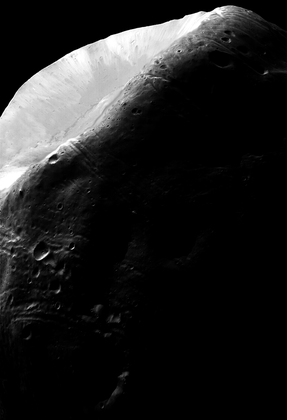
%> input picture Topic 03 - Intensity Transformation and Spatial Filtering/CODES/s076Fig0323(a)(mars_moon_phobos).tif, 287 x 420 px, shrunk from 683 x 1000 before the run
$ octave s076histspec.m   (GNU Octave 9; MATLAB toolbox functions it lacks are replaced by stand-ins)
%> lines starting %> are read from the running program, lines starting %| are printed output that depends on the picture
% Histogram Matching (Specification):
clc
clear all
close all

% Compute the histogram of the given image,
% and use it to find the histogram equalization transformation
I = imread('s076Fig0323(a)(mars_moon_phobos).tif');
%> I is the input picture: size 420x287 uint8; min 0, max 255, mean 31.8
[h, w] = size(I);
%> h = 420; w = 287
n = length(I(:));
%> n = 120540
[nk rk] = hist(I(:), [0:255]);
%> nk = 256 values, max 73275 at index 1, min 25 at index 123, mean 470.9; rk = 256 values from 0 to 255
pk = nk/n
%> pk = 256 values, max 0.608 at index 1, min 0.000207 at index 123, mean 0.00391

for i = 1:length(pk)
    sk1(i) = round(255*sum(pk(1:i)));
end
%> after the loop, sk1 = 256 values from 155 to 255

plot(rk, sk1)
xlabel('r_k')
ylabel('s_k = T(r_k)')
title('Transformation Function (CDF)');
axis([0 255 0 255])
grid on
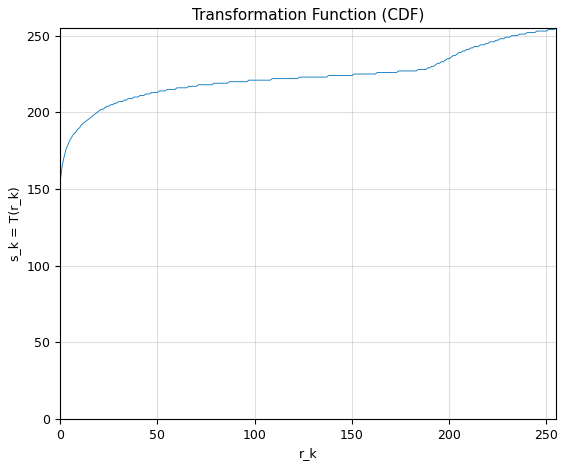
%> figure redrawn from the program's plot data; curve peaks at x = 255, y = 255

% The histogram of image I2 will be used to specify the transformation
% function. Compute all values of the transformation function G
% using the specified histogram.
I2 = imread('s076ref.tif');
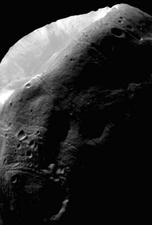
%> input picture Topic 03 - Intensity Transformation and Spatial Filtering/CODES/s076ref.tif, 152 x 225 px, shrunk from 363 x 535 before the run
%> I2 is the input picture: size 225x152 uint8; min 0, max 255, mean 43.7
[h2, w2] = size(I2);
%> h2 = 225; w2 = 152
n2 = length(I2(:));
%> n2 = 34200
[nk2 zk2] = hist(I2(:), [0:255]);
%> nk2 = 256 values, max 15741 at index 5, min 10 at index 240, mean 133.6; zk2 = 256 values from 0 to 255
pz = nk2/n2
%> pz = 256 values, max 0.46 at index 5, min 0.000292 at index 240, mean 0.00391

for i = 1:length(pz)
    sk2(i) = round(255*sum(pz(1:i)));
end
%> after the loop, sk2 = 256 values from 3 to 255
figure
plot(zk2, sk2)
xlabel('z_k')
ylabel('v_k = G(z_k)')
title('Specified Histogram (CDF)')
axis([0 255 0 255])
grid on
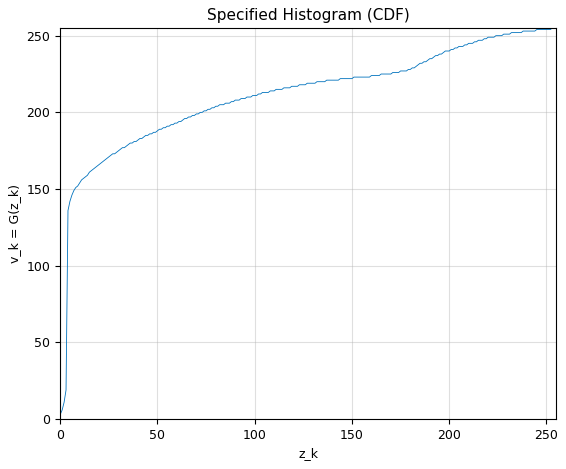
%> figure redrawn from the program's plot data; curve peaks at x = 253, y = 255

% Use the stored values of G to find the corresponding value of zk so that G(zk)
% is closest to sk and store these mappings from s to z.
cont = 1;
for i = 1:length(sk1)
    dists = abs(sk1(i)-sk2);
    j = find(dists==min(dists));
    tabela(i,1) = sk1(i);
    tabela(i,2) = zk2(j(1));
end
%> this loop made 256 passes
%> j on passes 1 to 3: [11 12], 20, 26
%> after the loop, tabela = 256 rows, first 12: [155 10; 165 19; 171 25; 176 31; 179 35; 182 40; 184 43; 186 46; 187 48; 189 51; 190 53; 192 57]

% Form the histogram-specified image by first histogram-equalizing the
% input image and then mapping every equalized pixel value, sk, of this
% image to the corresponding value, zk, in the histogram-specified image
% using the mappings
for i = 1:h
    for j = 1:w
        k = find(tabela(:,1) == sk1(I(i,j)+1));
        Ih(i,j) = tabela(k(1),2);
    end
end
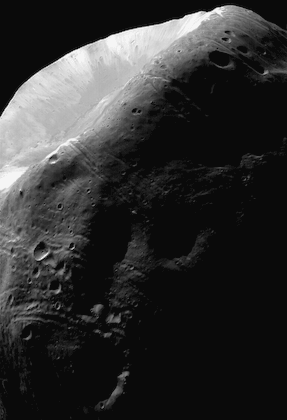
%> Ih: size 420x287 double; min 10, max 245, mean 47.3

[h3, w3] = size(Ih);
%> h3 = 420; w3 = 287
n3 = length(Ih(:));
%> n3 = 120540
[nk3 zk3] = hist(Ih(:), [0:255]);
%> nk3 = 256 values, max 73275 at index 11, min 0 at index 1, mean 470.9; zk3 = 256 values from 0 to 255
pz3 = nk3/n3
%> pz3 = 256 values, max 0.608 at index 11, min 0 at index 1, mean 0.00391

for i = 1:length(pz)
    sk3(i) = round(255*sum(pz3(1:i)));
end
%> after the loop, sk3 = 256 values from 0 to 255
figure
stem(zk3, sk3)
title('Resulting CDF')
xlabel('z_k')
ylabel('v_k = G(z_k)')
axis([0 255 0 255])
grid on
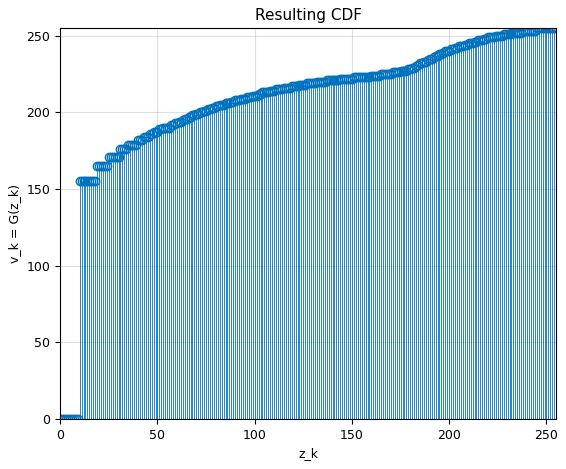
%> figure redrawn from the program's plot data; highest point at x = 245, y = 255

% Show images
figure
imshow(I)
figure
imshow(uint8(Ih))


% [15 lines of commented-out code are left out]
